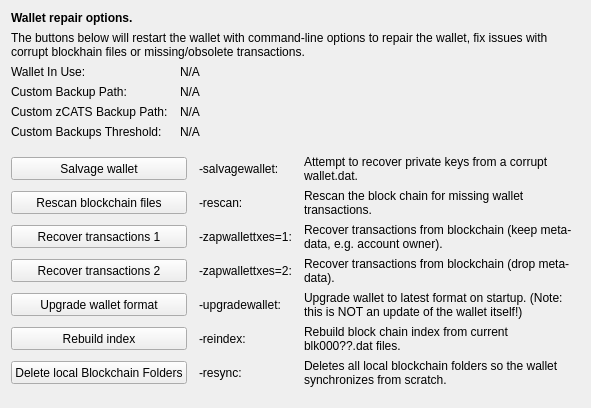
     <widget class="QWidget" name="tab_repair">
      <attribute name="title">
       <string>&amp;Wallet Repair</string>
      </attribute>
      <layout class="QGridLayout" name="gridLayout_4" columnstretch="0,0,0,0">
       <property name="horizontalSpacing">
        <number>12</number>
       </property>
       <item row="0" column="0" colspan="4">
        <widget class="QLabel" name="label_repair_header">
         <property name="font">
          <font>
           <weight>75</weight>
           <bold>true</bold>
          </font>
         </property>
         <property name="text">
          <string>Wallet repair options.</string>
         </property>
        </widget>
       </item>
       <item row="1" column="0" colspan="4">
        <widget class="QLabel" name="label_repair_helptext">
         <property name="font">
          <font>
           <weight>50</weight>
           <bold>false</bold>
          </font>
         </property>
         <property name="text">
          <string>The buttons below will restart the wallet with command-line options to repair the wallet, fix issues with corrupt blockhain files or missing/obsolete transactions.</string>
         </property>
         <property name="wordWrap">
          <bool>true</bool>
         </property>
        </widget>
       </item>
       <item row="2" column="0">
        <widget class="QLabel" name="wallet_path_label">
         <property name="text">
          <string>Wallet In Use:</string>
         </property>
        </widget>
       </item>
       <item row="2" column="1" colspan="3">
        <widget class="QLabel" name="wallet_path">
         <property name="cursor">
          <cursorShape>IBeamCursor</cursorShape>
         </property>
         <property name="text">
          <string>N/A</string>
         </property>
         <property name="textFormat">
          <enum>Qt::PlainText</enum>
         </property>
         <property name="textInteractionFlags">
          <set>Qt::LinksAccessibleByMouse|Qt::TextSelectableByKeyboard|Qt::TextSelectableByMouse</set>
         </property>
        </widget>
       </item>
       <item row="3" column="0">
        <widget class="QLabel" name="wallet_custombackuppath_label">
         <property name="visible">
          <bool>false</bool>
         </property>
         <property name="text">
          <string>Custom Backup Path:</string>
         </property>
        </widget>
       </item>
       <item row="3" column="1" colspan="3">
        <widget class="QLabel" name="wallet_custombackuppath">
         <property name="cursor">
          <cursorShape>IBeamCursor</cursorShape>
         </property>
         <property name="visible">
          <bool>false</bool>
         </property>
         <property name="text">
          <string>N/A</string>
         </property>
         <property name="textFormat">
          <enum>Qt::PlainText</enum>
         </property>
         <property name="textInteractionFlags">
          <set>Qt::LinksAccessibleByMouse|Qt::TextSelectableByKeyboard|Qt::TextSelectableByMouse</set>
         </property>
        </widget>
       </item>
       <item row="4" column="0">
        <widget class="QLabel" name="wallet_customzcatsbackuppath_label">
         <property name="visible">
          <bool>false</bool>
         </property>
         <property name="text">
          <string>Custom zCATS Backup Path:</string>
         </property>
        </widget>
       </item>
       <item row="4" column="1" colspan="3">
        <widget class="QLabel" name="wallet_customzcatsbackuppath">
         <property name="cursor">
          <cursorShape>IBeamCursor</cursorShape>
         </property>
         <property name="visible">
          <bool>false</bool>
         </property>
         <property name="text">
          <string>N/A</string>
         </property>
         <property name="textFormat">
          <enum>Qt::PlainText</enum>
         </property>
         <property name="textInteractionFlags">
          <set>Qt::LinksAccessibleByMouse|Qt::TextSelectableByKeyboard|Qt::TextSelectableByMouse</set>
         </property>
        </widget>
       </item>
       <item row="5" column="0">
        <widget class="QLabel" name="wallet_custombackupthreshold_label">
         <property name="visible">
          <bool>false</bool>
         </property>
         <property name="text">
          <string>Custom Backups Threshold:</string>
         </property>
        </widget>
       </item>
       <item row="5" column="1" colspan="3">
        <widget class="QLabel" name="wallet_custombackupthreshold">
         <property name="cursor">
          <cursorShape>IBeamCursor</cursorShape>
         </property>
         <property name="visible">
          <bool>false</bool>
         </property>
         <property name="text">
          <string>N/A</string>
         </property>
         <property name="textFormat">
          <enum>Qt::PlainText</enum>
         </property>
         <property name="textInteractionFlags">
          <set>Qt::LinksAccessibleByMouse|Qt::TextSelectableByKeyboard|Qt::TextSelectableByMouse</set>
         </property>
        </widget>
       </item>
       <item row="6" column="0">
        <spacer name="verticalSpacer_repair1">
         <property name="orientation">
          <enum>Qt::Vertical</enum>
         </property>
         <property name="sizeHint" stdset="0">
          <size>
           <width>10</width>
           <height>10</height>
          </size>
         </property>
        </spacer>
       </item>
       <item row="7" column="0" colspan="2">
        <widget class="QPushButton" name="btn_salvagewallet">
         <property name="minimumSize">
          <size>
           <width>100</width>
           <height>23</height>
          </size>
         </property>
         <property name="text">
          <string>Salvage wallet</string>
         </property>
        </widget>
       </item>
       <item row="7" column="2">
        <widget class="QLabel" name="label_repair_salvage_command">
         <property name="text">
          <string notr="true">-salvagewallet:</string>
         </property>
        </widget>
       </item>
       <item row="7" column="3">
        <widget class="QLabel" name="label_repair_salvage">
         <property name="text">
          <string>Attempt to recover private keys from a corrupt wallet.dat.</string>
         </property>
         <property name="wordWrap">
          <bool>true</bool>
         </property>
        </widget>
       </item>
       <item row="8" column="0" colspan="2">
        <widget class="QPushButton" name="btn_rescan">
         <property name="minimumSize">
          <size>
           <width>100</width>
           <height>23</height>
          </size>
         </property>
         <property name="text">
          <string>Rescan blockchain files</string>
         </property>
        </widget>
       </item>
       <item row="8" column="2">
        <widget class="QLabel" name="label_repair_rescan_command">
         <property name="text">
          <string notr="true">-rescan:</string>
         </property>
        </widget>
       </item>
       <item row="8" column="3">
        <widget class="QLabel" name="label_repair_rescan">
         <property name="text">
          <string>Rescan the block chain for missing wallet transactions.</string>
         </property>
         <property name="wordWrap">
          <bool>true</bool>
         </property>
        </widget>
       </item>
       <item row="9" column="0" colspan="2">
        <widget class="QPushButton" name="btn_zapwallettxes1">
         <property name="minimumSize">
          <size>
           <width>100</width>
           <height>23</height>
          </size>
         </property>
         <property name="text">
          <string>Recover transactions 1</string>
         </property>
        </widget>
       </item>
       <item row="9" column="2">
        <widget class="QLabel" name="label_repair_zap1_command">
         <property name="text">
          <string notr="true">-zapwallettxes=1:</string>
         </property>
        </widget>
       </item>
       <item row="9" column="3">
        <widget class="QLabel" name="label_repair_zap1">
         <property name="text">
          <string>Recover transactions from blockchain (keep meta-data, e.g. account owner).</string>
         </property>
         <property name="wordWrap">
          <bool>true</bool>
         </property>
        </widget>
       </item>
       <item row="10" column="0" colspan="2">
        <widget class="QPushButton" name="btn_zapwallettxes2">
         <property name="minimumSize">
          <size>
           <width>100</width>
           <height>23</height>
          </size>
         </property>
         <property name="text">
          <string>Recover transactions 2</string>
         </property>
        </widget>
       </item>
       <item row="10" column="2">
        <widget class="QLabel" name="label_repair_zap2_command">
         <property name="text">
          <string notr="true">-zapwallettxes=2:</string>
         </property>
        </widget>
       </item>
       <item row="10" column="3">
        <widget class="QLabel" name="label_repair_zap2">
         <property name="text">
          <string>Recover transactions from blockchain (drop meta-data).</string>
         </property>
         <property name="wordWrap">
          <bool>true</bool>
         </property>
        </widget>
       </item>
       <item row="11" column="0" colspan="2">
        <widget class="QPushButton" name="btn_upgradewallet">
         <property name="minimumSize">
          <size>
           <width>100</width>
           <height>23</height>
          </size>
         </property>
         <property name="text">
          <string>Upgrade wallet format</string>
         </property>
        </widget>
       </item>
       <item row="11" column="2">
        <widget class="QLabel" name="label_repair_upgrade_command">
         <property name="text">
          <string notr="true">-upgradewallet:</string>
         </property>
        </widget>
       </item>
       <item row="11" column="3">
        <widget class="QLabel" name="label_repair_upgrade">
         <property name="text">
          <string>Upgrade wallet to latest format on startup. (Note: this is NOT an update of the wallet itself!)</string>
         </property>
         <property name="wordWrap">
          <bool>true</bool>
         </property>
        </widget>
       </item>
       <item row="12" column="0" colspan="2">
        <widget class="QPushButton" name="btn_reindex">
         <property name="minimumSize">
          <size>
           <width>100</width>
           <height>23</height>
          </size>
         </property>
         <property name="text">
          <string>Rebuild index</string>
         </property>
        </widget>
       </item>
       <item row="12" column="2">
        <widget class="QLabel" name="label_repair_reindex_command">
         <property name="text">
          <string notr="true">-reindex:</string>
         </property>
        </widget>
       </item>
       <item row="12" column="3">
        <widget class="QLabel" name="label_repair_reindex">
         <property name="text">
          <string>Rebuild block chain index from current blk000??.dat files.</string>
         </property>
         <property name="wordWrap">
          <bool>true</bool>
         </property>
        </widget>
       </item>
       <item row="13" column="0" colspan="2">
        <widget class="QPushButton" name="btn_resync">
         <property name="minimumSize">
          <size>
           <width>100</width>
           <height>23</height>
          </size>
         </property>
         <property name="text">
          <string>Delete local Blockchain Folders</string>
         </property>
        </widget>
       </item>
       <item row="13" column="2">
        <widget class="QLabel" name="label_repair_resync_command">
         <property name="text">
          <string>-resync:</string>
         </property>
        </widget>
       </item>
       <item row="13" column="3">
        <widget class="QLabel" name="label_repair_resync">
         <property name="text">
          <string>Deletes all local blockchain folders so the wallet synchronizes from scratch.</string>
         </property>
         <property name="wordWrap">
          <bool>true</bool>
         </property>
        </widget>
       </item>
       <item row="14" column="0">
        <spacer name="verticalSpacer_repair2">
         <property name="orientation">
          <enum>Qt::Vertical</enum>
         </property>
         <property name="sizeHint" stdset="0">
          <size>
           <width>20</width>
           <height>10</height>
          </size>
         </property>
        </spacer>
       </item>
      </layout>
     </widget>
